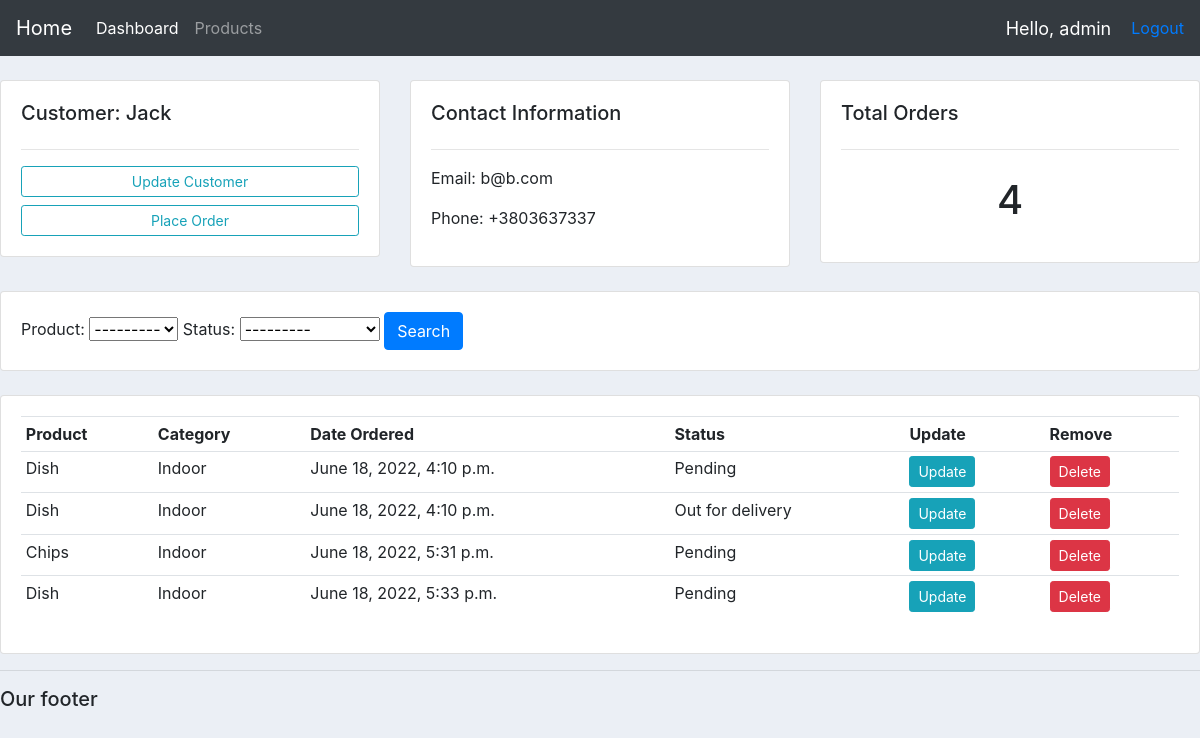
The page /customer/2/ (signed in) on the database its author committed.
### accounts/models.py (models this page shows, shortened)
class Customer(models.Model):
    name = models.CharField(max_length=200, null=True)
    phone = models.CharField(max_length=200, null=True)
    email = models.EmailField(max_length=200, null=True)
    date_created = models.DateTimeField(auto_now_add=True, null=True)

class Order(models.Model):
    STATUS = (
        ('Pending', 'Pending'),
        ('Out for delivery', 'Out for delivery'),
        ('Delivered', 'Delivered')
    )
    customer = models.ForeignKey(Customer, null=True, on_delete=models.SET_NULL)
    product = models.ForeignKey(Product, null=True, on_delete=models.SET_NULL)
    date_created = models.DateTimeField(auto_now_add=True, null=True)
    status = models.CharField(max_length=200, null=True, choices=STATUS)

class Product(models.Model):
    CATEGORY = (
        ('Indoor', 'Indoor'),
        ('Out Door', 'Out Door')
    )
    name = models.CharField(max_length=200, null=True)
    price = models.FloatField(null=True)
    category = models.CharField(max_length=200, null=True, choices=CATEGORY)
    description = models.CharField(max_length=200, null=True)
    date_created = models.DateTimeField(auto_now_add=True, null=True)
    tags = models.ManyToManyField(Tag)
    def __str__(self):
        return self.name

### accounts/decorators.py (the view)
        def wrapper_func(request, *args, **kwargs):
            group = None
            if request.user.groups.exists():
                group = request.user.groups.all()[0].name
            if group in allowed_roles:
                return view_func(request, *args, **kwargs)
            else:
                return HttpResponse('You are not authorized to view this page!')

### accounts/views.py (called while the page is built)
@login_required(login_url='login')
@allowed_users(allowed_roles=['admin'])
def customer(request, pk_test):
    customer = Customer.objects.get(id=pk_test)
    orders = customer.order_set.all()
    order_count = orders.count()
    myFilter = OrderFilter(request.GET, queryset=orders)
    orders = myFilter.qs
    context = {
        'customer': customer,
        'orders': orders,
        'orders_count': order_count,
        'myFilter': myFilter
    }
    return render(request, 'accounts/customer.html', context)

### templates/accounts/customer.html (shortened to what this page needs)
{% extends 'accounts/main.html' %}
{% block content %}
    <br>
<div class="row">
	<div class="col-md">
		<div class="card card-body">
			<h5>Customer: {{ customer.name }}</h5>
			<hr>
			<a class="btn btn-outline-info  btn-sm btn-block" href="">Update Customer</a>
			<a class="btn btn-outline-info  btn-sm btn-block" href="{% url 'create_order' customer.id %}">Place Order</a>
		</div>
	</div>
	<div class="col-md">
		<div class="card card-body">
			<h5>Contact Information</h5>
			<hr>
			<p>Email: {{ customer.email }}</p>
			<p>Phone: {{ customer.phone }}</p>
		</div>
	</div>
	<div class="col-md">
		<div class="card card-body">
			<h5>Total Orders</h5>
			<hr>
			<h1 style="text-align: center;padding: 10px">{{ orders_count }}</h1>
		</div>
	</div>
</div>
<br>
<div class="row">
	<div class="col">
		<div class="card card-body">
			<form method="get">
                {{ myFilter.form }}
		    <button class="btn btn-primary" type="submit">Search</button>
		  </form>
		</div>
	</div>
</div>
<br>
<div class="row">
	<div class="col-md">
		<div class="card card-body">
			<table class="table table-sm">
				<tr>
					<th>Product</th>
					<th>Category</th>
					<th>Date Ordered</th>
					<th>Status</th>
					<th>Update</th>
					<th>Remove</th>
				</tr>
                {% for order in orders %}
                    <tr>
                        <td>{{ order.product }}</td>
                        <td>{{ order.product.category }}</td>
                        <td>{{ order.date_created }}</td>
                        <td>{{ order.status }}</td>
                        <td><a class="btn btn-sm btn-info" href="{% url 'update_order' order.id %}">Update</a></td>
                        <td><a class="btn btn-sm btn-danger" href="{% url 'delete_order' order.id %}">Delete</a></td>
                    </tr>
                {% endfor %}
			</table>
		</div>
	</div>
</div>
{% endblock %}

### templates/accounts/navbar.html (shortened to what this page needs)
{% load static %}
<nav class="navbar navbar-expand-lg navbar-dark bg-dark">
  <a class="navbar-brand" href="#">Home</a>
  <div class="collapse navbar-collapse" id="navbarSupportedContent">
    <ul class="navbar-nav mr-auto">
      <li class="nav-item active">
          {% if request.user.is_staff %}
        <a class="nav-link" href="{% url 'home' %}">Dashboard</a>
      </li>
      <li class="nav-item">
        <a class="nav-link" href="{% url 'products' %}">Products</a>
      </li>
           {% endif %}
    </ul>
  </div>
    <span id="hello-msg">Hello, {{ request.user }}</span>
    <span><a href="{% url 'logout' %}">Logout</a></span>
</nav>

### static/css/main.css (style rules this page uses)
body { background-color: #ebeff5; }

### templates/accounts/navbar.html (style rules this page uses)
#hello-msg { font-size: 18px; color: #fff; margin-right: 20px; }

### rows shown on the page
Customer: name "Jack", email "b@b.com", phone "+3803637337"
Order: product "Dish", product.category "Indoor", date_created "June 18, 2022, 4:10 p.m.", status "Pending"
Order: product "Dish", product.category "Indoor", date_created "June 18, 2022, 4:10 p.m.", status "Out for delivery"
Order: product "Chips", product.category "Indoor", date_created "June 18, 2022, 5:31 p.m.", status "Pending"
Order: product "Dish", product.category "Indoor", date_created "June 18, 2022, 5:33 p.m.", status "Pending"

### other values the page prints
{{ request.user }} "admin"
{{ orders_count }} "4"
